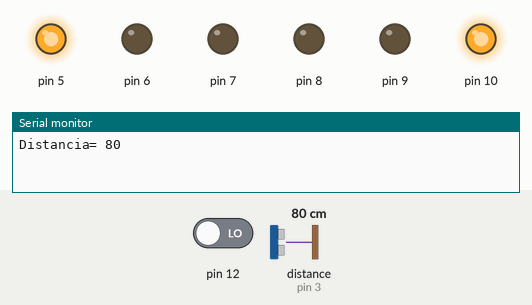
Simulated run of this sketch. Board: Arduino Uno, built with avr-gcc and run on an emulated ATmega328P. Shown: output pins drawn as LEDs (lit = HIGH), the last lines printed to the serial monitor. Dashed ring = blinking. The test bench sets the inputs (shaded band); at power-on: distance to the obstacle (sensor on pin 3) 80 cm, pin 12 LOW. The echo pulse lasts 58.3 µs per cm.

Above: at 5.2 s.
5.3 s: distance to the obstacle (sensor on pin 3) set to 7 cm
8.6 s: distance to the obstacle (sensor on pin 3) set to 4 cm
At 11.6 s:
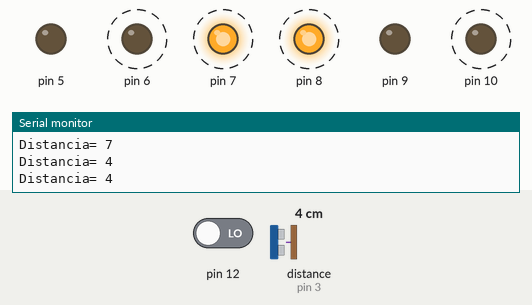
13.1 s: distance to the obstacle (sensor on pin 3) set to 9 cm
15.5 s: pin 12 driven HIGH
At 18.1 s:
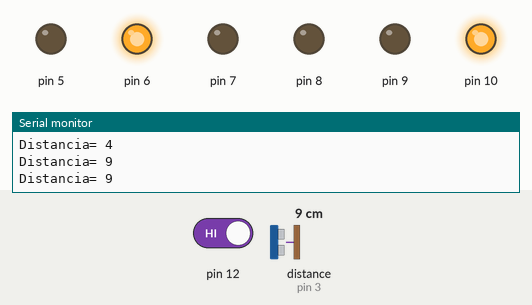
20.0 s: pin 12 driven LOW
At 21.3 s:
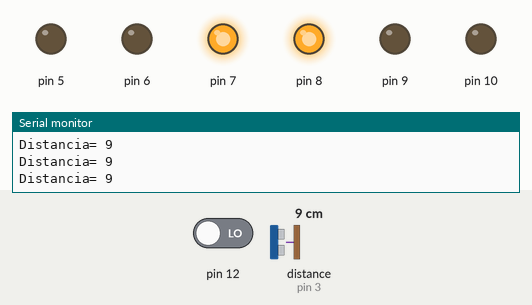
Timing chart, 0 to 23.0 s (numbered marks = the images above; inputs shaded):
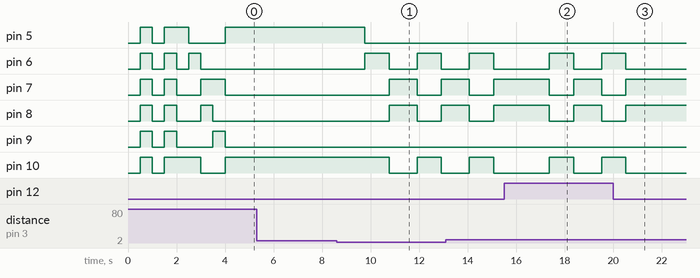

The sketch:

semaforo.ino
```cpp
#include <Ultrasonic.h>
Ultrasonic ultrasonic(2,3);//Trig,Echo
int distancia=100;
int led = 4;
int dato=0;
int centinela=0;
int val=0;
int contador=0;
void semaforo1(){
  digitalWrite(7, LOW); //R
  digitalWrite(6, LOW); //A
  digitalWrite(5, HIGH);//V

  digitalWrite(10,HIGH);//R
  digitalWrite(9, LOW); //A
  digitalWrite(8, LOW); //V
  }
void procesoA(){
  digitalWrite(7, LOW); //R
  digitalWrite(6, HIGH); //A
  digitalWrite(5, LOW);//V

  digitalWrite(10,HIGH);//R
  digitalWrite(9, LOW); //A
  digitalWrite(8, LOW); //V
  }
void semaforo2(){
  digitalWrite(7, HIGH);//R
  digitalWrite(6, LOW); //A
  digitalWrite(5, LOW); //V

  digitalWrite(10,LOW);  //R
  digitalWrite(9, LOW);  //A
  digitalWrite(8, HIGH); //V
  }
void procesoB(){
  digitalWrite(7, HIGH); //R
  digitalWrite(6, LOW);  //A
  digitalWrite(5, LOW);  //V

  digitalWrite(10,LOW);  //R
  digitalWrite(9, HIGH); //A
  digitalWrite(8, LOW);  //V
  }
  void encender(){
  digitalWrite(7, HIGH); //R
  digitalWrite(6, HIGH); //A
  digitalWrite(5, HIGH);//V

  digitalWrite(10,HIGH);//R
  digitalWrite(9, HIGH); //A
  digitalWrite(8, HIGH); //V
  }
  void apagar(){
  digitalWrite(7, LOW); //R
  digitalWrite(6, LOW); //A
  digitalWrite(5, LOW);//V

  digitalWrite(10,LOW);//R
  digitalWrite(9, LOW); //A
  digitalWrite(8, LOW); //V
  }
void setup()
{
  Serial.begin(115200);
  pinMode(12, INPUT);
  pinMode(5, OUTPUT);
  pinMode(6, OUTPUT);
  pinMode(7, OUTPUT);
  pinMode(8, OUTPUT);
  pinMode(9, OUTPUT);
  pinMode(10, OUTPUT);

  digitalWrite(12, LOW); //R

  apagar();
  delay(500);
  encender();
  delay(500);
  apagar();
  delay(500);
  encender();
  delay(500);

  semaforo1();
  delay(500);
  procesoA();
  delay(500);
  semaforo2();
  delay(500);
  procesoB();
  delay(500);
  semaforo1();
}

void loop()
{
    distancia = ultrasonic.read();
    delay(50);
    Serial.println("Distancia= "+String(distancia));
    //delay(1000);
     delay(50);
    if (digitalRead(12) == HIGH)
    {
      contador=9;
    }
     delay(50);
    if((distancia<=5)||(val==HIGH))
    {
      contador=10;
    }
    if (distancia>5)
    {
      contador++;
    }
    delay(1000);

    if(contador==10)
    {
      procesoA();
      delay(1000);
      semaforo2();
    }
    if(contador==20)
    {
      procesoB();
      delay(1000);
      semaforo1();
    }
    if(contador==21)
    {
        contador=0;
    }


    if (Serial.available() > 0)
    {
      dato = Serial.read();
      if(dato=='1')
      {
          semaforo1();
          delay(100);
      }
      if(dato=='2')
      {
          procesoA();
          delay(100);
      }
      if(dato=='3')
      {
          semaforo2();
          delay(100);
      }
      if(dato=='4')
      {
          procesoB();
          delay(100);
      }
      if(dato=='5')
      {
          contador=9;
          delay(100);
      }
      dato=0;
    }
}
```

Measured:
- the behaviour switches between 6 and 5 cm on distance to the obstacle (sensor on pin 3) (found by bisection; images 0 and 1)
- after the input at 8.6 s, pin 5: HIGH → LOW after 1.2 s; pin 6: alternates HIGH for 1.0 s and LOW for 1.2 s, starting after 1.2 s; pin 7, pin 8: LOW → HIGH after 2.2 s, → LOW 1.2 s later, → HIGH 1.0 s later; pin 10: HIGH → LOW after 2.2 s, → HIGH 1.2 s later, → LOW 1.0 s later
- after the input at 15.5 s, pin 6, pin 10: LOW → HIGH after 1.9 s, → LOW 1.0 s later, → HIGH 1.2 s later; pin 7, pin 8: HIGH → LOW after 1.9 s, → HIGH 1.0 s later, → LOW 1.2 s later
- after the input at 20.0 s, pin 6, pin 10: goes on until 20.5 s, then stays LOW; pin 7, pin 8: goes on until 20.5 s, then stays HIGH
